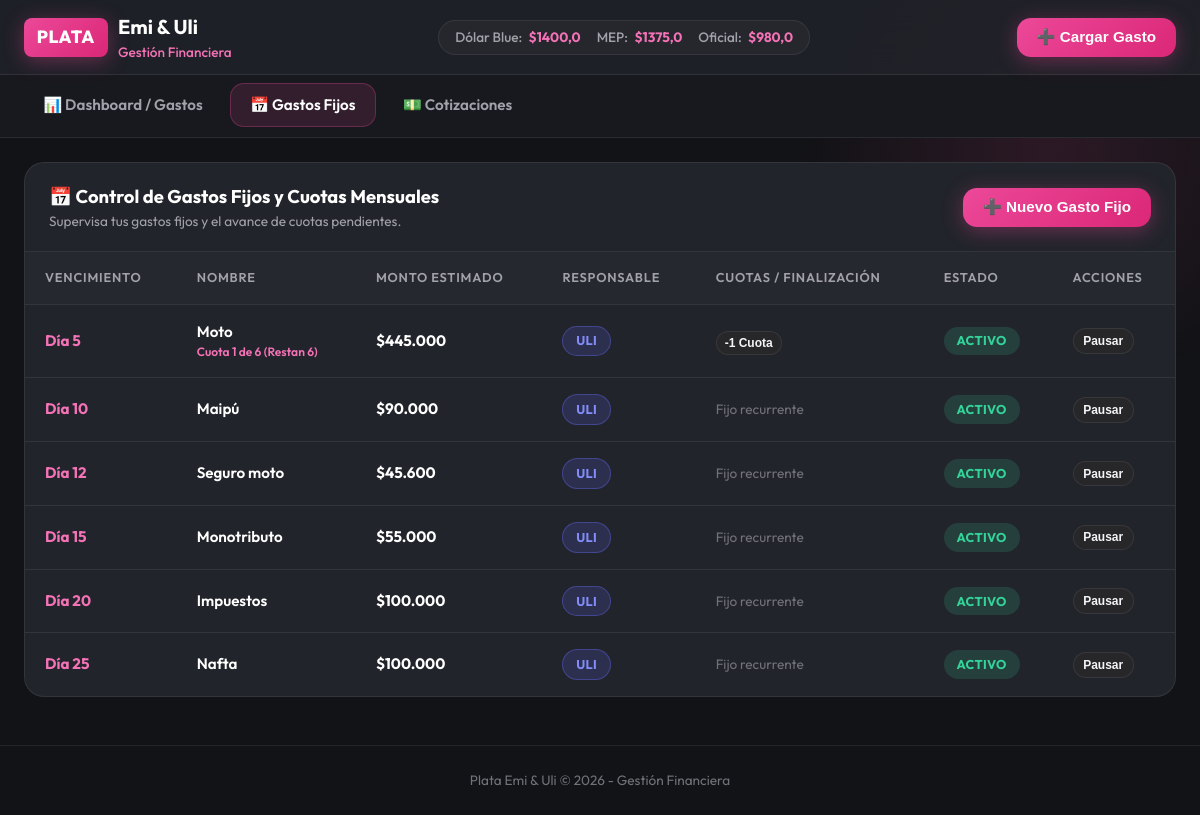
Page /gastos-fijos/ on the earlier database version.
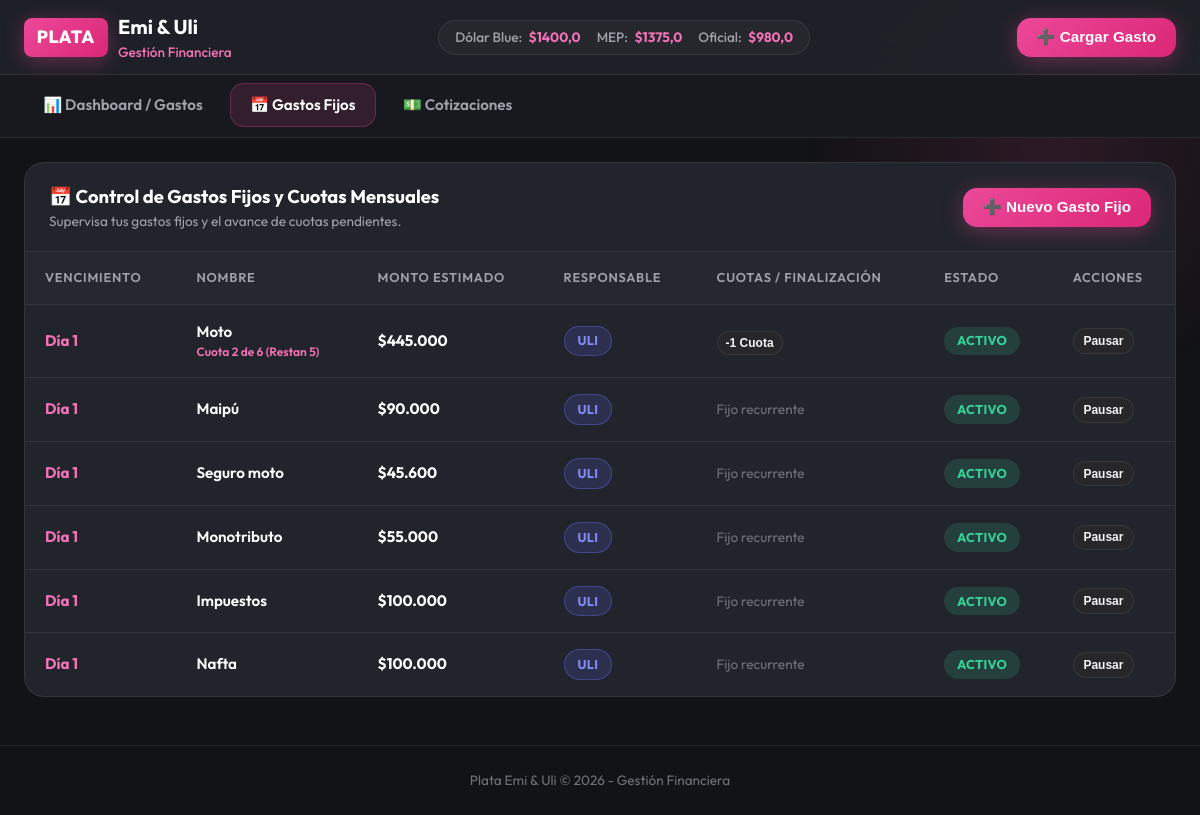
Same page on the later database version.
### finanzas/models.py (models this page shows, shortened)
class GastoFijo(models.Model):
    nombre = models.CharField(max_length=100)
    monto_estimado = models.DecimalField(max_digits=12, decimal_places=2)
    dia_vencimiento = models.IntegerField(default=1)
    responsable = models.CharField(max_length=15, choices=ResponsableFijo.choices, default=ResponsableFijo.AMBOS)
    es_cuota = models.BooleanField(default=False)
    cuotas_totales = models.IntegerField(null=True, blank=True, default=None)
    cuotas_restantes = models.IntegerField(null=True, blank=True, default=None)
    fecha_fin_cuota = models.DateField(null=True, blank=True, help_text="Fecha o mes de finalización de la cuota")
    activo = models.BooleanField(default=True)
    notas = models.TextField(blank=True, default='')
    def cuota_actual(self):
        if self.es_cuota and self.cuotas_totales and self.cuotas_restantes is not None:
            return (self.cuotas_totales - self.cuotas_restantes) + 1
        return None
    class Meta:
        verbose_name = "Gasto Fijo"
        verbose_name_plural = "Gastos Fijos"
        ordering = ['dia_vencimiento']

### finanzas/views.py (the view, shortened to what this page needs)
# urls.py: path('gastos-fijos/', views.gastos_fijos_view, name='gastos_fijos'),
def gastos_fijos_view(request):
    context = get_base_context(request)
    gastos_fijos = GastoFijo.objects.all()
    context.update({
        'gastos_fijos': gastos_fijos,
        'active_tab': 'gastos_fijos',
    })
    return render(request, 'finanzas/gastos_fijos.html', context)

### finanzas/templatetags/currency_filters.py (called while the page is built)
@register.filter(name='punto_monto')
def punto_monto(value):
    if value is None or value == '':
        return "0"
    try:
        val = float(value)
        parts = f"{val:,.2f}".split('.')
        integer_part = parts[0].replace(',', '.')
        decimal_part = parts[1]
        if decimal_part == '00':
            return integer_part
        return f"{integer_part},{decimal_part}"
    except Exception:
        return str(value)

### finanzas/views.py (called while the page is built)
def get_base_context(request):
    dolar_rates = get_dolar_rates()
    return {
        'dolar_rates': dolar_rates,
        'tipos_division': TipoDivision.choices,
    }

### finanzas/templates/finanzas/gastos_fijos.html (shortened to what this page needs)
{% extends 'base.html' %}
{% load currency_filters %}
{% block content %}
<div class="table-container">
  <div class="table-header-box">
    <div>
      <h2 class="table-title">📅 Control de Gastos Fijos y Cuotas Mensuales</h2>
      <div style="font-size:0.85rem; color:var(--gray-400);">Supervisa tus gastos fijos y el avance de cuotas pendientes.</div>
    </div>
    <div>
      <button class="btn btn-pink" data-open-modal="modal-nuevo-gasto-fijo">➕ Nuevo Gasto Fijo</button>
    </div>
  </div>
  <table>
    <thead>
      <tr>
        <th>Vencimiento</th>
        <th>Nombre</th>
        <th>Monto Estimado</th>
        <th>Responsable</th>
        <th>Cuotas / Finalización</th>
        <th>Estado</th>
        <th>Acciones</th>
      </tr>
    </thead>
    <tbody>
      {% for gf in gastos_fijos %}
      <tr>
        <td style="font-weight:700; color:var(--pink-light);">Día {{ gf.dia_vencimiento }}</td>
        <td style="font-weight:600; color:white;">
          {{ gf.nombre }}
          {% if gf.es_cuota and gf.cuotas_totales %}
          <div style="font-size:0.75rem; color:var(--pink-light);">
            Cuota {{ gf.cuota_actual }} de {{ gf.cuotas_totales }} (Restan {{ gf.cuotas_restantes }})
          </div>
          {% endif %}
        </td>
        <td style="font-weight:700; color:white;">${{ gf.monto_estimado|punto_monto }}</td>
        <td>
          <span class="badge badge-division-{{ gf.responsable|lower }}">{{ gf.get_responsable_display }}</span>
        </td>
        <td>
          {% if gf.es_cuota %}
          <div>
            <form action="{% url 'descontar_cuota' gf.id %}" method="POST" style="margin-top:0.25rem;">
              <button type="submit" class="btn btn-secondary" style="font-size:0.75rem; padding:0.25rem 0.5rem;" title="Pagar y descontar 1 cuota">
                -1 Cuota
              </button>
            </form>
          </div>
          {% else %}
          <span style="color:var(--gray-500); font-size:0.85rem;">Fijo recurrente</span>
          {% endif %}
        </td>
        <td>
          {% if gf.activo %}
          <span class="badge" style="background:rgba(52,211,153,0.15); color:#34d399;">Activo</span>
          {% else %}
          <span class="badge" style="background:rgba(113,113,122,0.2); color:#a1a1aa;">Finalizado/Pausado</span>
          {% endif %}
        </td>
        <td>
          <form action="{% url 'toggle_gasto_fijo' gf.id %}" method="POST" style="display:inline;">
            <button type="submit" class="btn btn-secondary" style="font-size:0.75rem; padding:0.3rem 0.6rem;">
              {% if gf.activo %}Pausar{% else %}Activar{% endif %}
            </button>
          </form>
        </td>
      </tr>
      {% empty %}
      <tr>
        <td colspan="7" style="text-align:center; padding:2rem; color:var(--gray-400);">
          No hay gastos fijos registrados.
        </td>
      </tr>
      {% endfor %}
    </tbody>
  </table>
</div>
{% endblock %}

Differences in the rows shown:
changed GastoFijo "Moto": dia_vencimiento "5" → "1"; cuota_actual "1" → "2"; cuotas_restantes "6" → "5"
changed GastoFijo "Maipú": dia_vencimiento "10" → "1"
changed GastoFijo "Seguro moto": dia_vencimiento "12" → "1"
changed GastoFijo "Monotributo": dia_vencimiento "15" → "1"
changed GastoFijo "Impuestos": dia_vencimiento "20" → "1"
changed GastoFijo "Nafta": dia_vencimiento "25" → "1"
